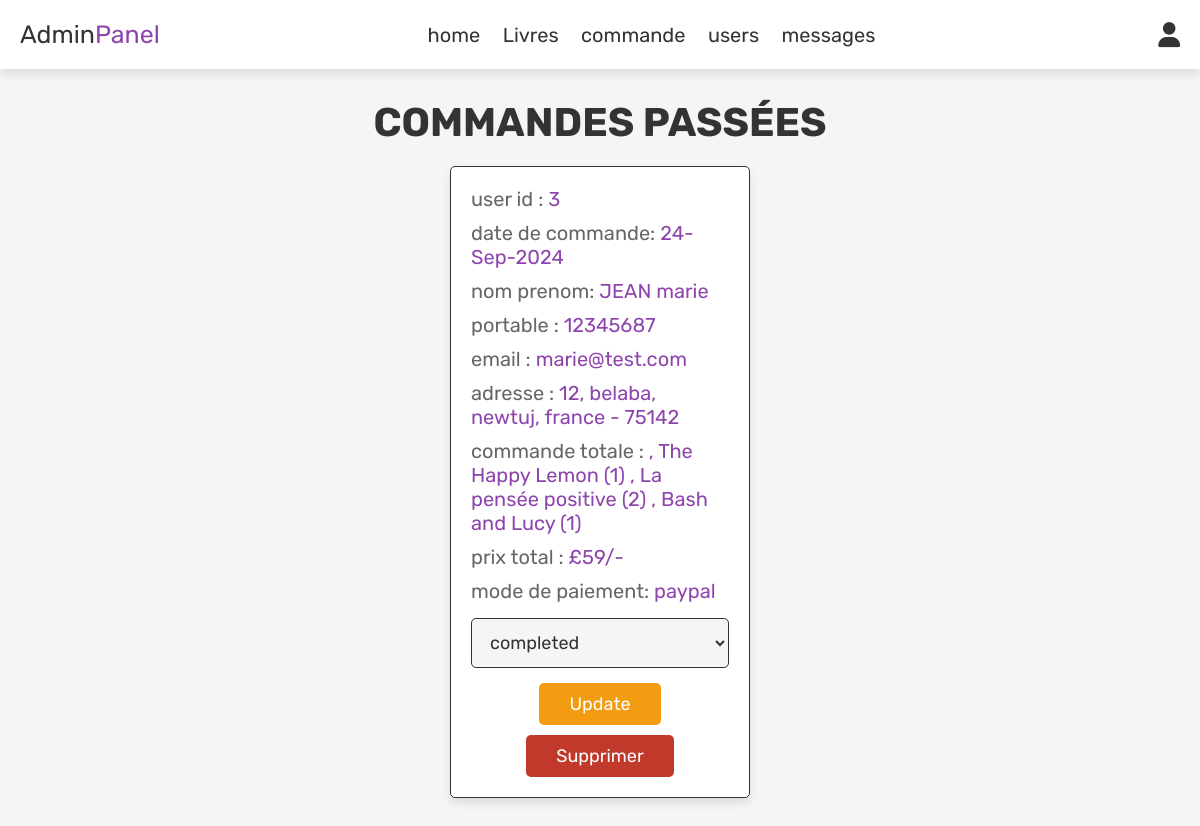
Before: /admin_orders.php (signed in) with the older database file.
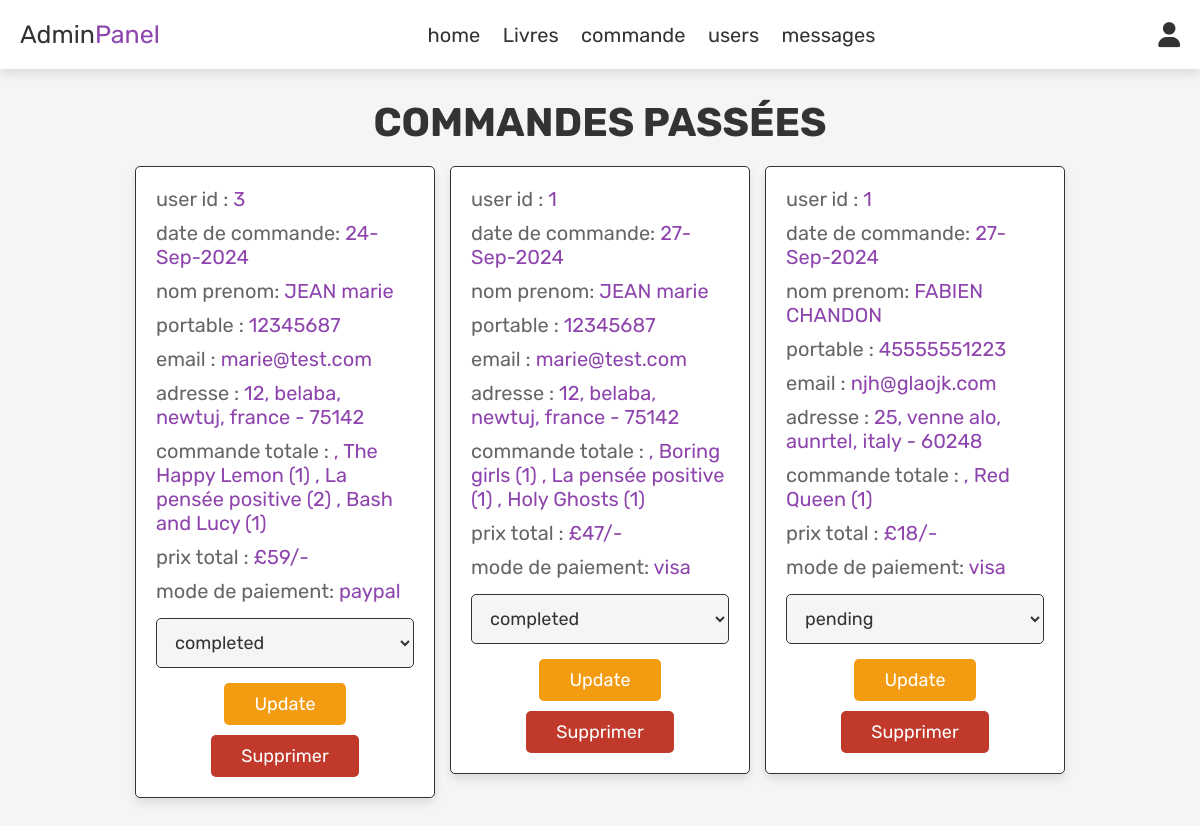
After: the same page with the newer database file.
### tables this page shows
CREATE TABLE `orders` (
  `id` int(100) NOT NULL,
  `user_id` int(100) NOT NULL,
  `name` varchar(100) NOT NULL,
  `number` varchar(12) NOT NULL,
  `email` varchar(100) NOT NULL,
  `method` varchar(50) NOT NULL,
  `address` varchar(500) NOT NULL,
  `total_products` varchar(1000) NOT NULL,
  `total_price` int(100) NOT NULL,
  `placed_on` varchar(50) NOT NULL,
  `payment_status` varchar(20) NOT NULL DEFAULT 'pending'
);

### admin_orders.php (the view, shortened to what this page needs)
<?php
include 'config.php';
?>
<!DOCTYPE html>
<html lang="en">
<head>
   <link rel="stylesheet" href="https://cdnjs.cloudflare.com/ajax/libs/font-awesome/6.0.0/css/all.min.css">
   <link rel="stylesheet" href="css/admin_style.css">
</head>
<body>
<?php include 'admin_header.php'; ?>
<section class="orders">
   <h1 class="title">commandes passées</h1>
   <div class="box-container">
      <?php
      $select_orders = mysqli_query($conn, "SELECT * FROM `orders`") or die('query failed');
      if(mysqli_num_rows($select_orders) > 0){
         while($fetch_orders = mysqli_fetch_assoc($select_orders)){
      ?>
      <div class="box">
         <p> user id : <span><?php echo $fetch_orders['user_id']; ?></span> </p>
         <p> date de commande: <span><?php echo $fetch_orders['placed_on']; ?></span> </p>
         <p> nom prenom: <span><?php echo $fetch_orders['name']; ?></span> </p>
         <p> portable : <span><?php echo $fetch_orders['number']; ?></span> </p>
         <p> email : <span><?php echo $fetch_orders['email']; ?></span> </p>
         <p> adresse : <span><?php echo $fetch_orders['address']; ?></span> </p>
         <p> commande totale : <span><?php echo $fetch_orders['total_products']; ?></span> </p>
         <p> prix total : <span>£<?php echo $fetch_orders['total_price']; ?>/-</span> </p>
         <p> mode de paiement: <span><?php echo $fetch_orders['method']; ?></span> </p>
         <form action="" method="post">
            <select name="update_payment">
               <option value="statut_de_paiement" selected disabled><?php echo $fetch_orders['payment_status']; ?></option>
            </select>
            <input type="submit" value="update" name="update_order" class="option-btn">
            <a href="admin_orders.php?delete=<?php echo $fetch_orders['id']; ?>" onclick="return confirm('supprimer cette commande?');" class="delete-btn">supprimer</a>
         </form>
      </div>
      <?php
         }
      }else{
         echo '<p class="empty">aucune commande passée pour le moment!</p>';
      }
      ?>
   </div>
</section>
</body>
</html>

Changed rows visible on the page:
added orders: user "1", placed_on "27-Sep-2024", name "JEAN marie", number "12345687", email "marie@test.com", address "12, belaba, newtuj, france - 75142", total_products ", Boring girls (1) , La pensée positive (1) , Holy Ghosts (1)", total_price "47", method "visa", update_payment "completed"
added orders: user "1", placed_on "27-Sep-2024", name "FABIEN CHANDON", number "45555551223", email "njh@glaojk.com", address "25, venne alo, aunrtel, italy - 60248", total_products ", Red Queen (1)", total_price "18", method "visa", update_payment "pending"
